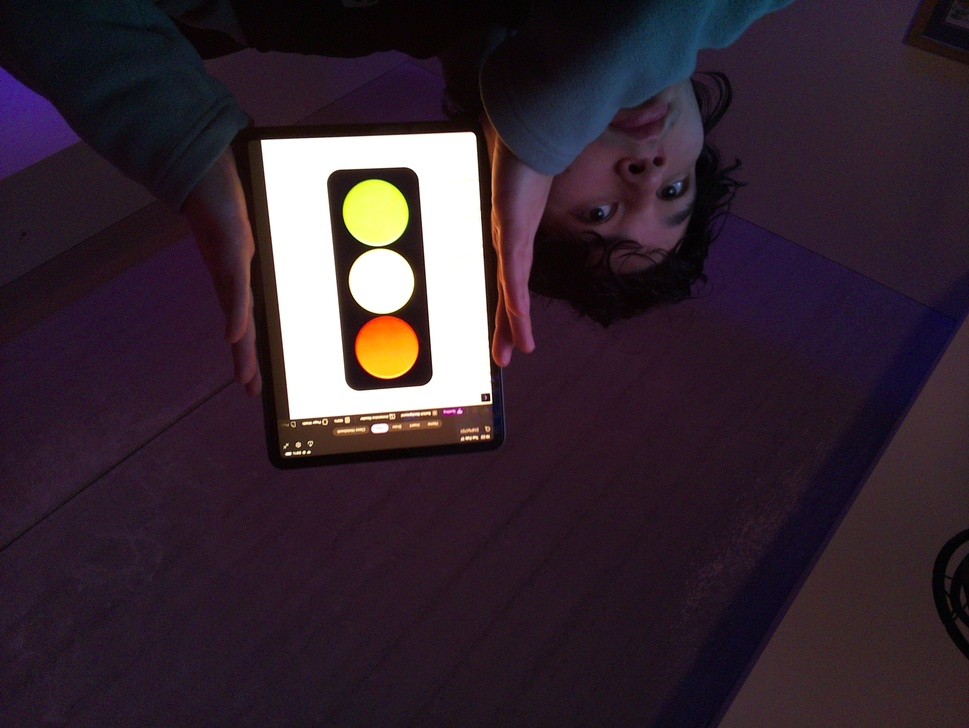
#> input picture homework03/reference.jpg, 969 x 728 px, shrunk from 3280 x 2464 before the run
$ python convert_reference.py
#> lines starting #> are read from the running program, lines starting #| are printed output that depends on the picture; after the words box and inside, x2 and y2 are one past the last pixel; in counts of white or black regions, pixels touching at a corner belong together
import cv2
import numpy as np

# Load the image
image = cv2.imread('./reference.jpg')
#> image is the input picture: shape (728, 969, 3); mean B, G, R 49.7, 39.6, 53.9

# Convert to HSV color space
hsv_image = cv2.cvtColor(image, cv2.COLOR_BGR2HSV)
#> hsv_image: shape (728, 969, 3); mean H, S, V 130.6, 112.2, 57.3

# Create black canvas
black_canvas = cv2.cvtColor(image, cv2.COLOR_BGR2GRAY)
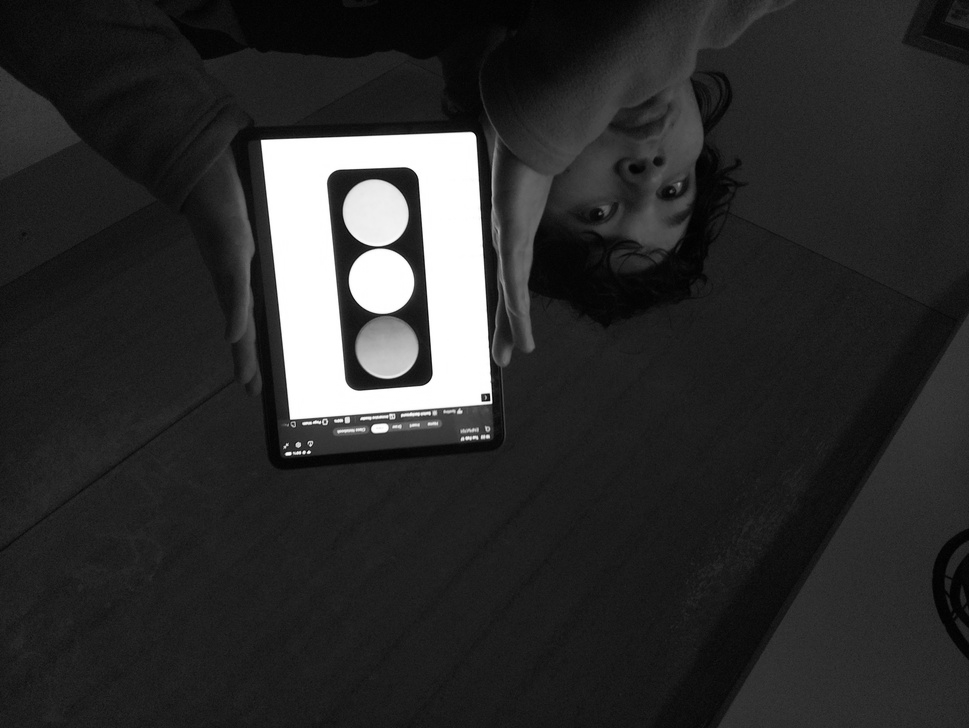
#> black_canvas: shape (728, 969); min 0, max 255, mean 45
black_canvas[:] = 0
#> black_canvas: shape (728, 969); every value is 0

# Define lower and upper bounds for the color green in HSV

# Got the edge of the green light
# lower_green = (35, 100, 100)
# upper_green = (85, 255, 255)

# Got all of the green light and the edges of the yellow and red lights
# lower_green = (25, 50, 50)
# upper_green = (95, 255, 255)

lower_green = (30, 75, 75)
upper_green = (85, 255, 255)

# Set pixels within the green range to white on the black canvas
mask = cv2.inRange(hsv_image, lower_green, upper_green)
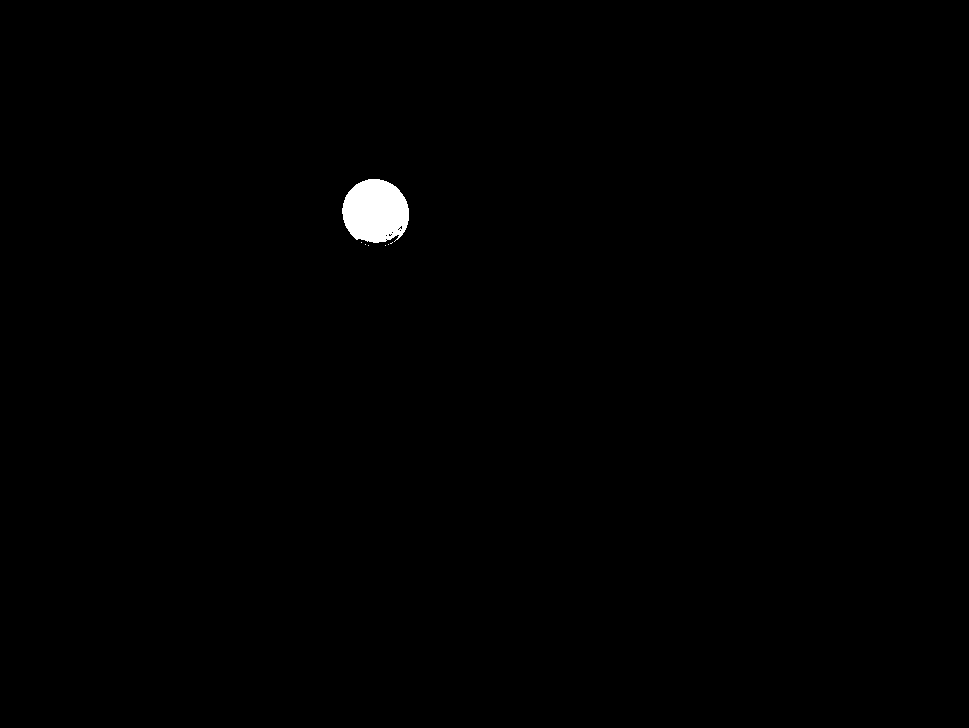
#> mask: shape (728, 969); 0.48% white; 7 white regions (6 under 20 px), largest, box (x1, y1, x2, y2) and area: (342, 179, 409, 243) 3378
black_canvas[mask > 0] = 255

# Stack the RGB, HSV, and masked images horizontally
stacked_image = np.hstack((image, cv2.cvtColor(hsv_image, cv2.COLOR_HSV2BGR), cv2.cvtColor(black_canvas, cv2.COLOR_GRAY2BGR)))
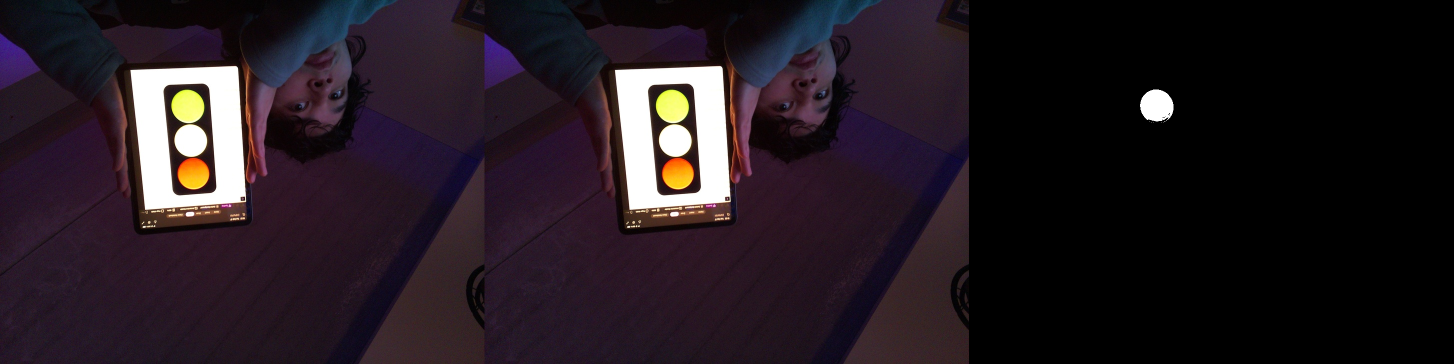
#> stacked_image: shape (728, 2907, 3) (shown at 1/2 size); mean B, G, R 33.4, 26.6, 36.3

# Save the stacked image
cv2.imwrite('reference_stacked.jpg', stacked_image)
